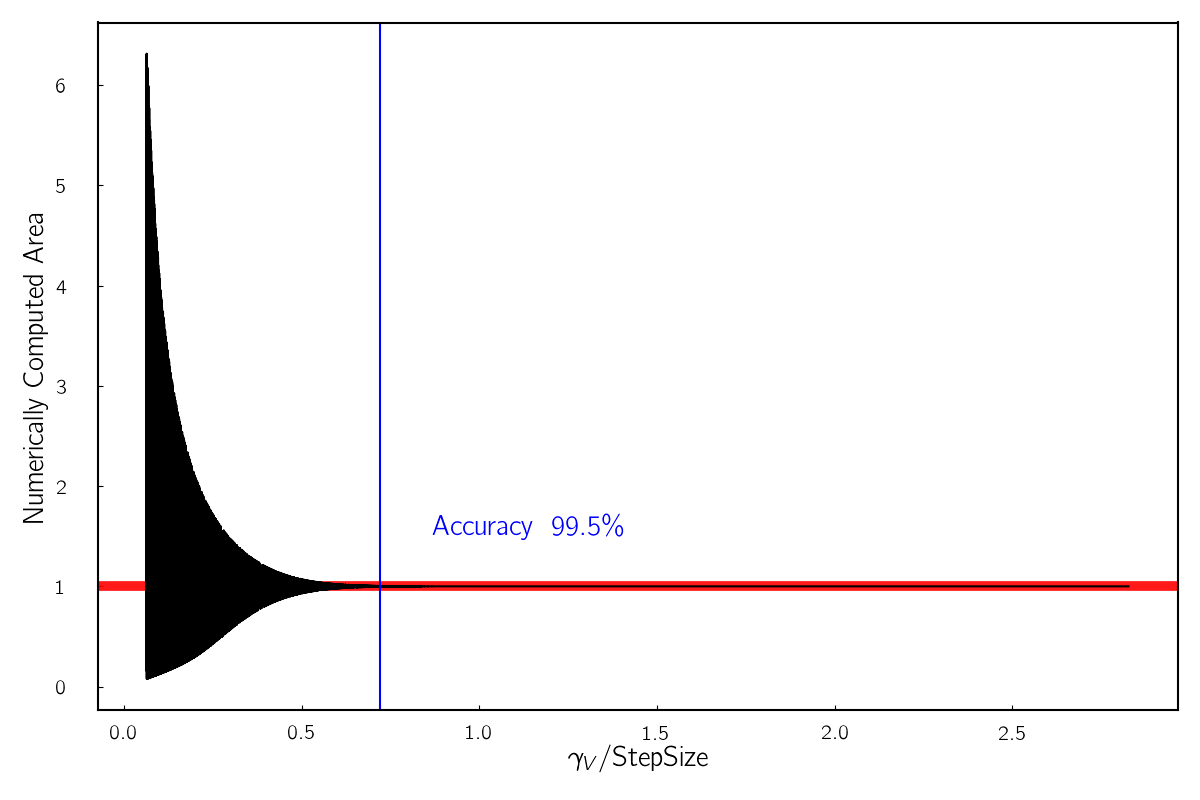

Python code for this plot:
import numpy as np
import matplotlib.pyplot as plt
from LineProfiles import *

#Assume a molecular mass
import matplotlib as mpl
mpl.rc('font',**{'sans-serif':['Helvetica'], 'size':15,'weight':'bold'})
mpl.rc('axes',**{'labelweight':'bold', 'linewidth':1.5})
mpl.rc('ytick',**{'major.pad':22, 'color':'k'})
mpl.rc('xtick',**{'major.pad':10,})
mpl.rc('mathtext',**{'default':'regular','fontset':'cm','bf':'monospace:bold'})
mpl.rc('text', **{'usetex':True})
mpl.rc('text.latex',preamble=r'\usepackage{cmbright},\usepackage{relsize},'+r'\usepackage{upgreek}, \usepackage{amsmath}')
mpl.rc('contour', **{'negative_linestyle':'solid'})


#Calculate the gamma D
Gam0 = 0.05
GamD = 0.1

GamV = 0.5346*Gam0 + np.sqrt(0.2166*Gam0**2+GamD**2.0)

LineCenter = 1000.0

#How far is one going
Extent = 1500.0*GamV

#StepLevels = np.arange(-8.0,3.,0.01)
StepLevels = np.arange(-4.0,1.5,0.0005)
AllStepSizes= GamV/2.0**StepLevels

AreaValues = np.zeros(len(AllStepSizes))

Tolerance = 0.005
PrintFlag = True



for Counter, StepValue in enumerate(AllStepSizes):
    #print("The step value is::", StepValue)
    WaveNumber = np.arange(LineCenter-Extent,LineCenter+Extent,StepValue)

    #Generate theWaveNumber profiling
    Profile = PROFILE_VOIGT(LineCenter, GamD, Gam0, WaveNumber)
    Area = np.trapz(Profile, WaveNumber)
    if PrintFlag and Counter>50 and max(abs(AreaValues[Counter-50:Counter]-1.0))<Tolerance:
        StoreValue = StepValue
        print(GamV/StoreValue)
        PrintFlag = False
    AreaValues[Counter]=Area

plt.figure(figsize=(12,8))
plt.axhline(y=1, color="red", linewidth=7, alpha=0.9)
plt.plot(GamV/AllStepSizes, AreaValues, "k-")
plt.axvline(x=GamV/StoreValue, color="blue")
plt.text(GamV/StoreValue*1.2,1.5,"Accuracy ~99.5\%",color="blue", fontsize=20)
#plt.xscale('log')
#plt.yscale('log')
#plt.gca().invert_xaxis()
plt.ylabel("Numerically Computed Area", fontsize=20 )
plt.xlabel("$\\gamma_V$/StepSize", fontsize=20)
plt.tick_params(which="both", direction="in")
plt.tight_layout()
plt.savefig("OptimalResolution.png")
plt.close('all')
plt.show()
